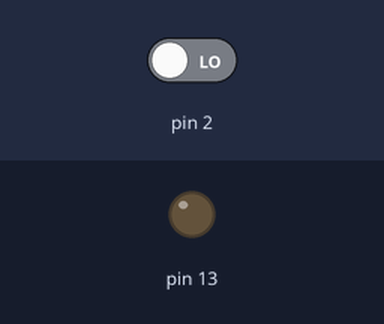
Bench run of a sketch on a simulated Arduino Uno, built with avr-gcc and run on an emulated ATmega328P. Parts: output pins drawn as LEDs (lit = HIGH). The test bench sets the inputs (shaded band); at power-on: pin 2 LOW.

Above: at 1.2 s.
1.3 s: pin 2 driven HIGH
At 2.5 s:
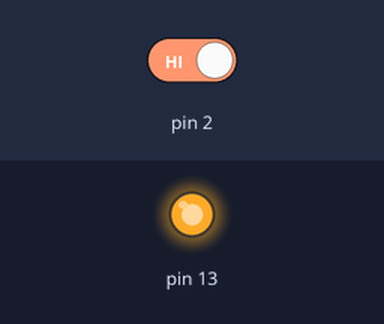
2.8 s: pin 2 driven LOW
At 3.8 s:
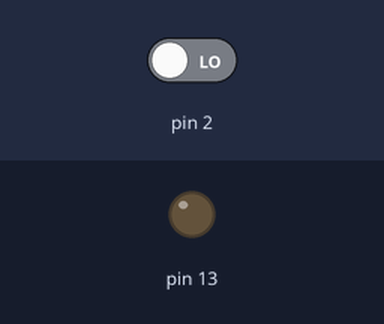
Timing chart, 0 to 5.8 s (numbered marks = the images above; inputs shaded):
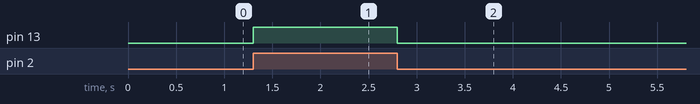

Measured:
- after the input at 1.3 s, pin 13: LOW → HIGH at once
- after the input at 2.8 s, pin 13: HIGH → LOW at once

The sketch:

Nhayled_conutbam.ino
```cpp
int x = 0;
void setup() {
  // put your setup code here, to run once:
  pinMode(2, INPUT);
  pinMode(13, OUTPUT);
}

void loop() {
  // put your main code here, to run repeatedly:
  x = digitalRead(2);

  if( x == HIGH) {
    digitalWrite(13, HIGH);
  } else {
    digitalWrite(13, LOW);
  }
}
```
